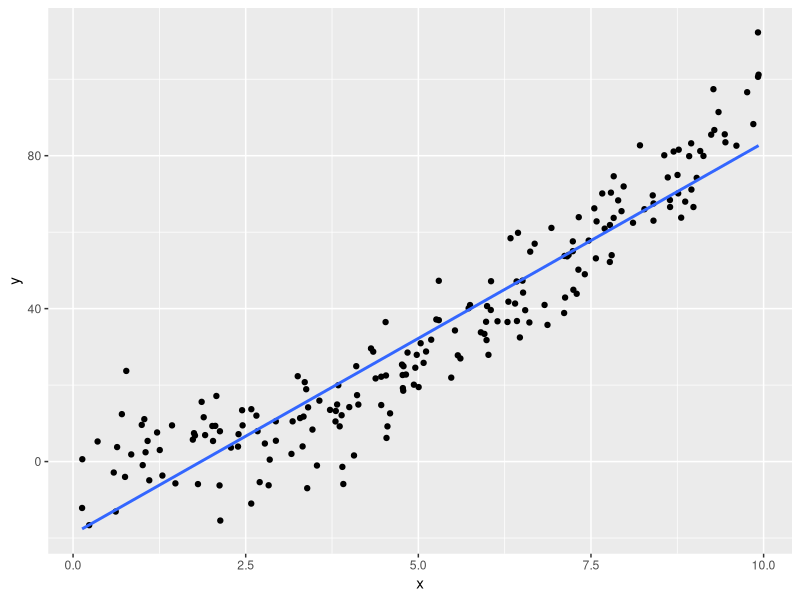
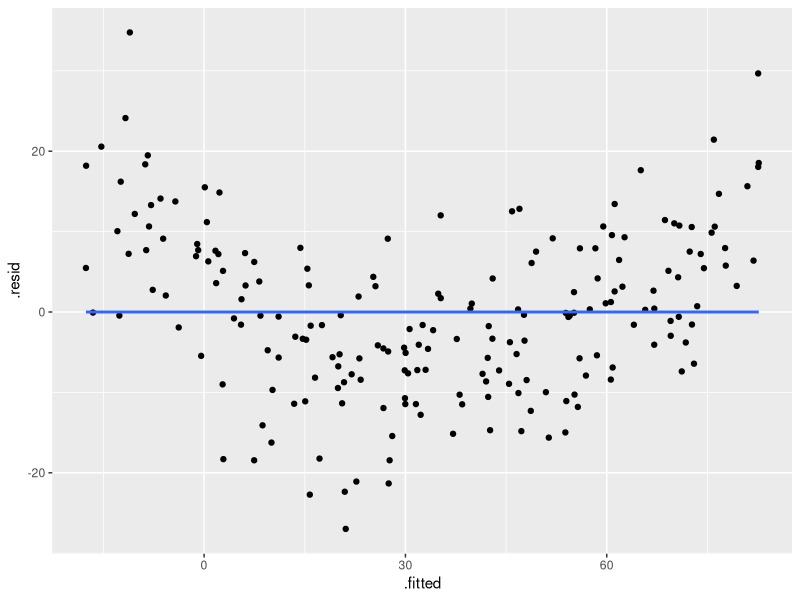

Write R code to recreate these figures, in order.
## ---- chunk 1
#| label: setup
#| message: false

library(tidyverse)
library(readxl)
curved <- read.csv("curved.csv")
parenting <- read_excel("parenting.xlsx")
## ---- chunk 2
ggplot(curved,
       aes(x = x,
           y = y)) +
  geom_point() +
  geom_smooth(method = "lm",
              se = FALSE)
## ---- chunk 3
model <- lm(y ~ x, 
            data = curved)
summary(model)
## ---- chunk 4
library(broom)
curved_aug <- augment(model)
glimpse(curved_aug)
## ---- chunk 5
ggplot(curved_aug,
       aes(x = .fitted,
           y = .resid)) +
  geom_point() +
  geom_smooth(method = "lm",
              se = FALSE)
## ---- chunk 6
glimpse(parenting)
## ---- chunk 7
model_large <- lm(dan.grump ~ baby.sleep + dan.sleep,
                  data = parenting)

## ---- chunk 8
summary(model_large)
